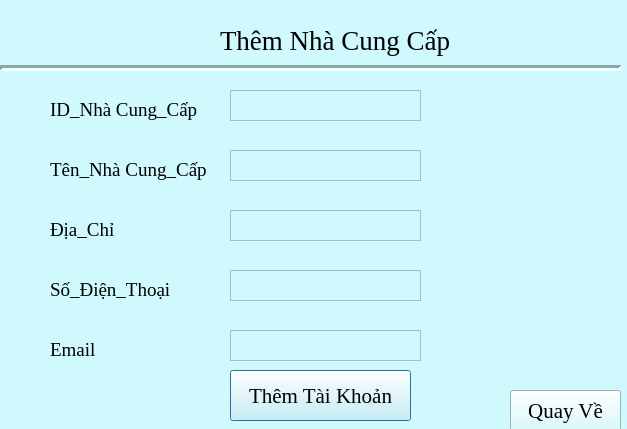
<?xml version="1.0" encoding="UTF-8"?>
<ui version="4.0">
 <class>Dialog</class>
 <widget class="QDialog" name="Dialog">
  <property name="geometry">
   <rect>
    <x>0</x>
    <y>0</y>
    <width>627</width>
    <height>429</height>
   </rect>
  </property>
  <property name="windowTitle">
   <string>Dialog</string>
  </property>
  <property name="styleSheet">
   <string notr="true">background-color: #D0F9FD;</string>
  </property>
  <widget class="QLabel" name="label">
   <property name="geometry">
    <rect>
     <x>220</x>
     <y>20</y>
     <width>281</width>
     <height>41</height>
    </rect>
   </property>
   <property name="font">
    <font>
     <family>Times New Roman</family>
     <pointsize>20</pointsize>
    </font>
   </property>
   <property name="text">
    <string>Thêm Nhà Cung Cấp</string>
   </property>
  </widget>
  <widget class="QLabel" name="Favicon">
   <property name="geometry">
    <rect>
     <x>40</x>
     <y>0</y>
     <width>71</width>
     <height>61</height>
    </rect>
   </property>
   <property name="text">
    <string/>
   </property>
  </widget>
  <widget class="Line" name="line">
   <property name="geometry">
    <rect>
     <x>0</x>
     <y>60</y>
     <width>621</width>
     <height>16</height>
    </rect>
   </property>
   <property name="lineWidth">
    <number>3</number>
   </property>
   <property name="orientation">
    <enum>Qt::Horizontal</enum>
   </property>
  </widget>
  <widget class="QTextEdit" name="txtTaiKhoan">
   <property name="geometry">
    <rect>
     <x>230</x>
     <y>90</y>
     <width>191</width>
     <height>31</height>
    </rect>
   </property>
  </widget>
  <widget class="QTextEdit" name="txtMatKhau">
   <property name="geometry">
    <rect>
     <x>230</x>
     <y>150</y>
     <width>191</width>
     <height>31</height>
    </rect>
   </property>
  </widget>
  <widget class="QTextEdit" name="txtRole">
   <property name="geometry">
    <rect>
     <x>230</x>
     <y>210</y>
     <width>191</width>
     <height>31</height>
    </rect>
   </property>
  </widget>
  <widget class="QLabel" name="iconTaiKhoan">
   <property name="geometry">
    <rect>
     <x>50</x>
     <y>100</y>
     <width>161</width>
     <height>20</height>
    </rect>
   </property>
   <property name="font">
    <font>
     <family>Times New Roman</family>
     <pointsize>14</pointsize>
    </font>
   </property>
   <property name="text">
    <string>ID_Nhà Cung_Cấp</string>
   </property>
  </widget>
  <widget class="QLabel" name="iconMatKhau">
   <property name="geometry">
    <rect>
     <x>180</x>
     <y>189</y>
     <width>21</width>
     <height>21</height>
    </rect>
   </property>
   <property name="text">
    <string/>
   </property>
  </widget>
  <widget class="QLabel" name="iconRole">
   <property name="geometry">
    <rect>
     <x>180</x>
     <y>250</y>
     <width>21</width>
     <height>20</height>
    </rect>
   </property>
   <property name="text">
    <string/>
   </property>
  </widget>
  <widget class="QPushButton" name="btnThemTaiKhoan">
   <property name="geometry">
    <rect>
     <x>230</x>
     <y>370</y>
     <width>181</width>
     <height>51</height>
    </rect>
   </property>
   <property name="font">
    <font>
     <family>Times New Roman</family>
     <pointsize>16</pointsize>
    </font>
   </property>
   <property name="text">
    <string>Thêm Tài Khoản</string>
   </property>
  </widget>
  <widget class="QPushButton" name="btnQuayVe">
   <property name="geometry">
    <rect>
     <x>510</x>
     <y>390</y>
     <width>111</width>
     <height>41</height>
    </rect>
   </property>
   <property name="font">
    <font>
     <family>Times New Roman</family>
     <pointsize>16</pointsize>
    </font>
   </property>
   <property name="text">
    <string>Quay Về</string>
   </property>
  </widget>
  <widget class="QLabel" name="iconTaiKhoan_2">
   <property name="geometry">
    <rect>
     <x>50</x>
     <y>160</y>
     <width>161</width>
     <height>20</height>
    </rect>
   </property>
   <property name="font">
    <font>
     <family>Times New Roman</family>
     <pointsize>14</pointsize>
    </font>
   </property>
   <property name="text">
    <string>Tên_Nhà Cung_Cấp</string>
   </property>
  </widget>
  <widget class="QLabel" name="iconTaiKhoan_3">
   <property name="geometry">
    <rect>
     <x>50</x>
     <y>220</y>
     <width>91</width>
     <height>20</height>
    </rect>
   </property>
   <property name="font">
    <font>
     <family>Times New Roman</family>
     <pointsize>14</pointsize>
    </font>
   </property>
   <property name="text">
    <string>Địa_Chỉ</string>
   </property>
  </widget>
  <widget class="QLabel" name="iconTaiKhoan_4">
   <property name="geometry">
    <rect>
     <x>50</x>
     <y>280</y>
     <width>141</width>
     <height>20</height>
    </rect>
   </property>
   <property name="font">
    <font>
     <family>Times New Roman</family>
     <pointsize>14</pointsize>
    </font>
   </property>
   <property name="text">
    <string>Số_Điện_Thoại</string>
   </property>
  </widget>
  <widget class="QLabel" name="iconTaiKhoan_5">
   <property name="geometry">
    <rect>
     <x>50</x>
     <y>340</y>
     <width>61</width>
     <height>20</height>
    </rect>
   </property>
   <property name="font">
    <font>
     <family>Times New Roman</family>
     <pointsize>14</pointsize>
    </font>
   </property>
   <property name="text">
    <string>Email</string>
   </property>
  </widget>
  <widget class="QTextEdit" name="txtRole_2">
   <property name="geometry">
    <rect>
     <x>230</x>
     <y>270</y>
     <width>191</width>
     <height>31</height>
    </rect>
   </property>
  </widget>
  <widget class="QTextEdit" name="txtRole_3">
   <property name="geometry">
    <rect>
     <x>230</x>
     <y>330</y>
     <width>191</width>
     <height>31</height>
    </rect>
   </property>
  </widget>
 </widget>
 <resources/>
 <connections/>
</ui>
